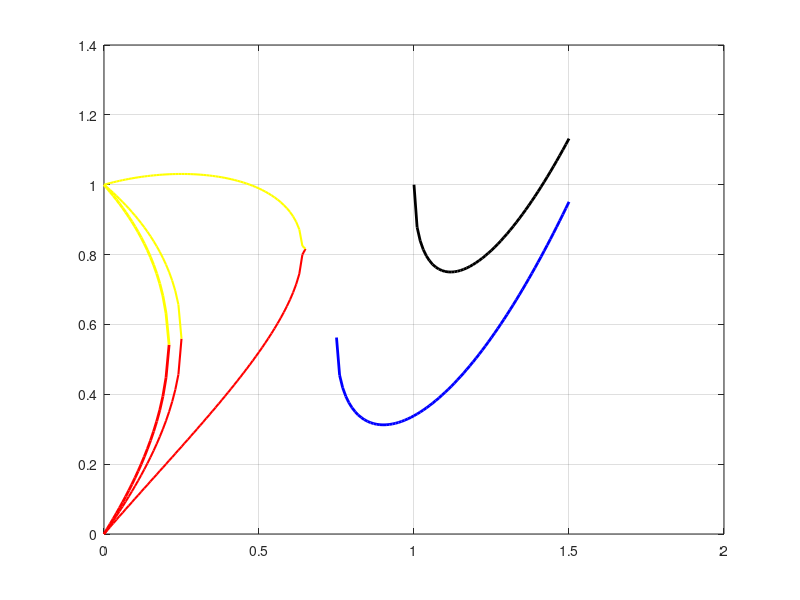

MATLAB code to generate this figure:
%Written by Abhishek saini
%M.Tech Power system (SVNIT,surat)
%abhisheksaini.eed@gmail.com


%% P-V curve
clc;
clear;
p = (0:0.01:0.21);    
n=length(p);
k=1;

for i=1:n
    v(i)=sqrt(1/2 - p(i)*k-sqrt(1/4-p(i)*k-p(i)*p(i))) ;
    l(i)=sqrt(1/2 - p(i)*k+sqrt(1/4-p(i)*k-p(i)*p(i)));
end

plot(p,v,'color','r','linewidth',2);
hold on;
grid on;
plot(p,l,'color','y','linewidth',2);
hold on;
m=(0:0.01:0.25);
nn=length(m);
k=0.75;
for i=1:nn
    pp(i)=sqrt(1/2 - m(i)*k-sqrt(1/4-m(i)*k-m(i)*m(i))) ;
    ll(i)=sqrt(1/2 - m(i)*k+sqrt(1/4-m(i)*k-m(i)*m(i)));
end

plot(m,pp,'color','r','linewidth',1.5);
hold on;
plot (m,ll,'color','y','linewidth',1.5);

hold on;

mm=(0:0.01:0.65);
mm_size =length(mm);
k=-0.25;
for i=1:mm_size
    ppp(i)=sqrt(1/2 - mm(i)*k-sqrt(1/4-mm(i)*k-mm(i)*mm(i))) ;
    lll(i)=sqrt(1/2 - mm(i)*k+sqrt(1/4-mm(i)*k-mm(i)*mm(i)));
end

plot(mm,ppp,'color','r','linewidth',1.5);
hold on;
plot (mm,lll,'color','y','linewidth',1.5);


%% P-Q curve
vv=1:0.01:1.5;
vsize=length(vv);
p1=1;      %put p  as a ref
del1=zeros(1,length(vv));
del_size = length(del1);
for i=1:vsize 
del1(i)= asin(p1/vv(i));
end

for i=1:vsize
        Q(i)= -vv(i)*vv(i) +vv(i)*cos(del1(i));    
end
plot(vv,abs(Q),'color','k','linewidth',2);

hold on;

vvv=0.75:0.01:1.5;
vv1size = length(vvv);
p111=0.75;
del1l2=zeros(1,length(vvv));

for i=1:vv1size 
del1l2(i)= asin(p111/vvv(i));
end

for i=1:vv1size
     QQQ(i)= -vvv(i)*vvv(i) +vvv(i)*cos(del1l2(i));   

end
plot(vvv,abs(QQQ),'color','b','linewidth',2);













    
